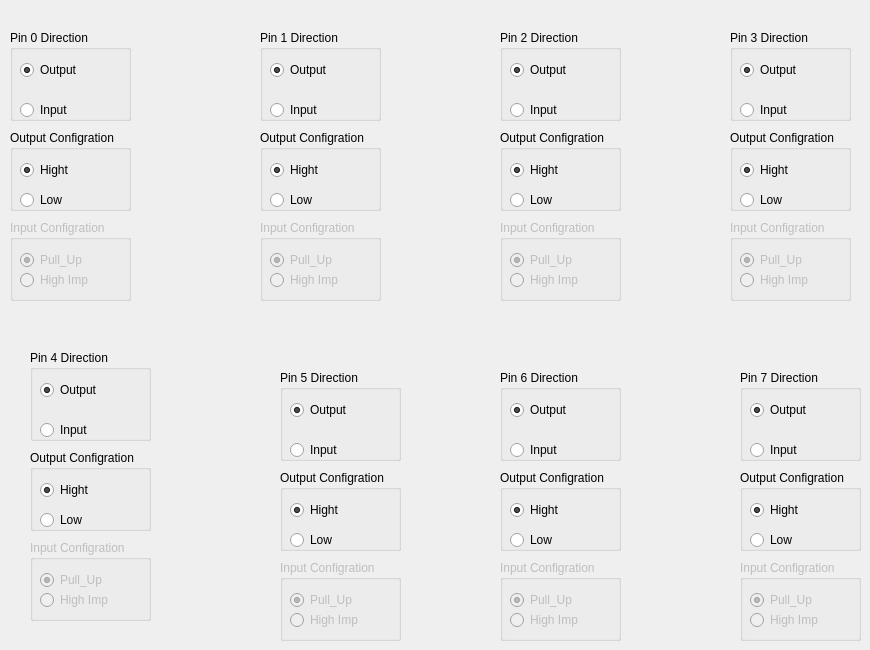
   <widget class="QWidget" name="PORTA">
    <attribute name="title">
     <string>PORTA</string>
    </attribute>
    <widget class="QGroupBox" name="Input_Group_A1">
     <property name="enabled">
      <bool>false</bool>
     </property>
     <property name="geometry">
      <rect>
       <x>260</x>
       <y>220</y>
       <width>121</width>
       <height>81</height>
      </rect>
     </property>
     <property name="title">
      <string>Input Configration</string>
     </property>
     <widget class="QRadioButton" name="Pull_Up_Radio_A1">
      <property name="enabled">
       <bool>false</bool>
      </property>
      <property name="geometry">
       <rect>
        <x>10</x>
        <y>30</y>
        <width>95</width>
        <height>20</height>
       </rect>
      </property>
      <property name="text">
       <string>Pull_Up</string>
      </property>
      <property name="checked">
       <bool>true</bool>
      </property>
      <property name="autoRepeat">
       <bool>false</bool>
      </property>
     </widget>
     <widget class="QRadioButton" name="High_Imp_Radio_A1">
      <property name="geometry">
       <rect>
        <x>10</x>
        <y>50</y>
        <width>95</width>
        <height>20</height>
       </rect>
      </property>
      <property name="text">
       <string>High Imp</string>
      </property>
     </widget>
    </widget>
    <widget class="QGroupBox" name="Output_Group_A3">
     <property name="geometry">
      <rect>
       <x>730</x>
       <y>130</y>
       <width>121</width>
       <height>81</height>
      </rect>
     </property>
     <property name="title">
      <string>Output Configration</string>
     </property>
     <widget class="QRadioButton" name="High_Radio_A3">
      <property name="geometry">
       <rect>
        <x>10</x>
        <y>30</y>
        <width>95</width>
        <height>20</height>
       </rect>
      </property>
      <property name="text">
       <string>Hight</string>
      </property>
      <property name="checked">
       <bool>true</bool>
      </property>
     </widget>
     <widget class="QRadioButton" name="Low_Radio_A3">
      <property name="geometry">
       <rect>
        <x>10</x>
        <y>60</y>
        <width>95</width>
        <height>20</height>
       </rect>
      </property>
      <property name="text">
       <string>Low</string>
      </property>
     </widget>
    </widget>
    <widget class="QGroupBox" name="Pin_0_Group_A3">
     <property name="geometry">
      <rect>
       <x>730</x>
       <y>30</y>
       <width>121</width>
       <height>91</height>
      </rect>
     </property>
     <property name="title">
      <string>Pin 3 Direction</string>
     </property>
     <widget class="QRadioButton" name="Output_Radio_A3">
      <property name="geometry">
       <rect>
        <x>10</x>
        <y>30</y>
        <width>95</width>
        <height>20</height>
       </rect>
      </property>
      <property name="text">
       <string>Output</string>
      </property>
      <property name="checked">
       <bool>true</bool>
      </property>
     </widget>
     <widget class="QRadioButton" name="Input_Radio_A3">
      <property name="geometry">
       <rect>
        <x>10</x>
        <y>70</y>
        <width>95</width>
        <height>20</height>
       </rect>
      </property>
      <property name="text">
       <string>Input</string>
      </property>
      <property name="checked">
       <bool>false</bool>
      </property>
     </widget>
    </widget>
    <widget class="QGroupBox" name="Output_Group_A0">
     <property name="geometry">
      <rect>
       <x>10</x>
       <y>130</y>
       <width>121</width>
       <height>81</height>
      </rect>
     </property>
     <property name="title">
      <string>Output Configration</string>
     </property>
     <widget class="QRadioButton" name="High_Radio_A0">
      <property name="geometry">
       <rect>
        <x>10</x>
        <y>30</y>
        <width>95</width>
        <height>20</height>
       </rect>
      </property>
      <property name="text">
       <string>Hight</string>
      </property>
      <property name="checked">
       <bool>true</bool>
      </property>
     </widget>
     <widget class="QRadioButton" name="Low_Radio_A0">
      <property name="geometry">
       <rect>
        <x>10</x>
        <y>60</y>
        <width>95</width>
        <height>20</height>
       </rect>
      </property>
      <property name="text">
       <string>Low</string>
      </property>
     </widget>
    </widget>
    <widget class="QGroupBox" name="Input_Group_A4">
     <property name="enabled">
      <bool>false</bool>
     </property>
     <property name="geometry">
      <rect>
       <x>30</x>
       <y>540</y>
       <width>121</width>
       <height>81</height>
      </rect>
     </property>
     <property name="title">
      <string>Input Configration</string>
     </property>
     <widget class="QRadioButton" name="Pull_Up_Radio_A4">
      <property name="enabled">
       <bool>false</bool>
      </property>
      <property name="geometry">
       <rect>
        <x>10</x>
        <y>30</y>
        <width>95</width>
        <height>20</height>
       </rect>
      </property>
      <property name="text">
       <string>Pull_Up</string>
      </property>
      <property name="checked">
       <bool>true</bool>
      </property>
      <property name="autoRepeat">
       <bool>false</bool>
      </property>
     </widget>
     <widget class="QRadioButton" name="High_Imp_Radio_A4">
      <property name="geometry">
       <rect>
        <x>10</x>
        <y>50</y>
        <width>95</width>
        <height>20</height>
       </rect>
      </property>
      <property name="text">
       <string>High Imp</string>
      </property>
     </widget>
    </widget>
    <widget class="QGroupBox" name="Pin_0_Group_A1">
     <property name="geometry">
      <rect>
       <x>260</x>
       <y>30</y>
       <width>121</width>
       <height>91</height>
      </rect>
     </property>
     <property name="title">
      <string>Pin 1 Direction</string>
     </property>
     <widget class="QRadioButton" name="Output_Radio_A1">
      <property name="geometry">
       <rect>
        <x>10</x>
        <y>30</y>
        <width>95</width>
        <height>20</height>
       </rect>
      </property>
      <property name="text">
       <string>Output</string>
      </property>
      <property name="checked">
       <bool>true</bool>
      </property>
     </widget>
     <widget class="QRadioButton" name="Input_Radio_A1">
      <property name="geometry">
       <rect>
        <x>10</x>
        <y>70</y>
        <width>95</width>
        <height>20</height>
       </rect>
      </property>
      <property name="text">
       <string>Input</string>
      </property>
      <property name="checked">
       <bool>false</bool>
      </property>
     </widget>
    </widget>
    <widget class="QGroupBox" name="Pin_0_Group_A5">
     <property name="geometry">
      <rect>
       <x>280</x>
       <y>370</y>
       <width>121</width>
       <height>91</height>
      </rect>
     </property>
     <property name="title">
      <string>Pin 5 Direction</string>
     </property>
     <widget class="QRadioButton" name="Output_Radio_A5">
      <property name="geometry">
       <rect>
        <x>10</x>
        <y>30</y>
        <width>95</width>
        <height>20</height>
       </rect>
      </property>
      <property name="text">
       <string>Output</string>
      </property>
      <property name="checked">
       <bool>true</bool>
      </property>
     </widget>
     <widget class="QRadioButton" name="Input_Radio_A5">
      <property name="geometry">
       <rect>
        <x>10</x>
        <y>70</y>
        <width>95</width>
        <height>20</height>
       </rect>
      </property>
      <property name="text">
       <string>Input</string>
      </property>
      <property name="checked">
       <bool>false</bool>
      </property>
     </widget>
    </widget>
    <widget class="QGroupBox" name="Input_Group_A7">
     <property name="enabled">
      <bool>false</bool>
     </property>
     <property name="geometry">
      <rect>
       <x>740</x>
       <y>560</y>
       <width>121</width>
       <height>81</height>
      </rect>
     </property>
     <property name="title">
      <string>Input Configration</string>
     </property>
     <widget class="QRadioButton" name="Pull_Up_Radio_A7">
      <property name="enabled">
       <bool>false</bool>
      </property>
      <property name="geometry">
       <rect>
        <x>10</x>
        <y>30</y>
        <width>95</width>
        <height>20</height>
       </rect>
      </property>
      <property name="text">
       <string>Pull_Up</string>
      </property>
      <property name="checked">
       <bool>true</bool>
      </property>
      <property name="autoRepeat">
       <bool>false</bool>
      </property>
     </widget>
     <widget class="QRadioButton" name="High_Imp_Radio_A7">
      <property name="geometry">
       <rect>
        <x>10</x>
        <y>50</y>
        <width>95</width>
        <height>20</height>
       </rect>
      </property>
      <property name="text">
       <string>High Imp</string>
      </property>
     </widget>
    </widget>
    <widget class="QGroupBox" name="Input_Group_A3">
     <property name="enabled">
      <bool>false</bool>
     </property>
     <property name="geometry">
      <rect>
       <x>730</x>
       <y>220</y>
       <width>121</width>
       <height>81</height>
      </rect>
     </property>
     <property name="title">
      <string>Input Configration</string>
     </property>
     <widget class="QRadioButton" name="Pull_Up_Radio_A3">
      <property name="enabled">
       <bool>false</bool>
      </property>
      <property name="geometry">
       <rect>
        <x>10</x>
        <y>30</y>
        <width>95</width>
        <height>20</height>
       </rect>
      </property>
      <property name="text">
       <string>Pull_Up</string>
      </property>
      <property name="checked">
       <bool>true</bool>
      </property>
      <property name="autoRepeat">
       <bool>false</bool>
      </property>
     </widget>
     <widget class="QRadioButton" name="High_Imp_Radio_A3">
      <property name="geometry">
       <rect>
        <x>10</x>
        <y>50</y>
        <width>95</width>
        <height>20</height>
       </rect>
      </property>
      <property name="text">
       <string>High Imp</string>
      </property>
     </widget>
    </widget>
    <widget class="QGroupBox" name="Input_Group_A6">
     <property name="enabled">
      <bool>false</bool>
     </property>
     <property name="geometry">
      <rect>
       <x>500</x>
       <y>560</y>
       <width>121</width>
       <height>81</height>
      </rect>
     </property>
     <property name="title">
      <string>Input Configration</string>
     </property>
     <widget class="QRadioButton" name="Pull_Up_Radio_A6">
      <property name="enabled">
       <bool>false</bool>
      </property>
      <property name="geometry">
       <rect>
        <x>10</x>
        <y>30</y>
        <width>95</width>
        <height>20</height>
       </rect>
      </property>
      <property name="text">
       <string>Pull_Up</string>
      </property>
      <property name="checked">
       <bool>true</bool>
      </property>
      <property name="autoRepeat">
       <bool>false</bool>
      </property>
     </widget>
     <widget class="QRadioButton" name="High_Imp_Radio_A6">
      <property name="geometry">
       <rect>
        <x>10</x>
        <y>50</y>
        <width>95</width>
        <height>20</height>
       </rect>
      </property>
      <property name="text">
       <string>High Imp</string>
      </property>
     </widget>
    </widget>
    <widget class="QGroupBox" name="Output_Group_A5">
     <property name="geometry">
      <rect>
       <x>280</x>
       <y>470</y>
       <width>121</width>
       <height>81</height>
      </rect>
     </property>
     <property name="title">
      <string>Output Configration</string>
     </property>
     <widget class="QRadioButton" name="High_Radio_A5">
      <property name="geometry">
       <rect>
        <x>10</x>
        <y>30</y>
        <width>95</width>
        <height>20</height>
       </rect>
      </property>
      <property name="text">
       <string>Hight</string>
      </property>
      <property name="checked">
       <bool>true</bool>
      </property>
     </widget>
     <widget class="QRadioButton" name="Low_Radio_A5">
      <property name="geometry">
       <rect>
        <x>10</x>
        <y>60</y>
        <width>95</width>
        <height>20</height>
       </rect>
      </property>
      <property name="text">
       <string>Low</string>
      </property>
     </widget>
    </widget>
    <widget class="QGroupBox" name="Pin_0_Group_A0">
     <property name="geometry">
      <rect>
       <x>10</x>
       <y>30</y>
       <width>121</width>
       <height>91</height>
      </rect>
     </property>
     <property name="title">
      <string>Pin 0 Direction</string>
     </property>
     <widget class="QRadioButton" name="Output_Radio_A0">
      <property name="geometry">
       <rect>
        <x>10</x>
        <y>30</y>
        <width>95</width>
        <height>20</height>
       </rect>
      </property>
      <property name="text">
       <string>Output</string>
      </property>
      <property name="checked">
       <bool>true</bool>
      </property>
     </widget>
     <widget class="QRadioButton" name="Input_Radio_A0">
      <property name="geometry">
       <rect>
        <x>10</x>
        <y>70</y>
        <width>95</width>
        <height>20</height>
       </rect>
      </property>
      <property name="text">
       <string>Input</string>
      </property>
      <property name="checked">
       <bool>false</bool>
      </property>
     </widget>
    </widget>
    <widget class="QGroupBox" name="Pin_0_Group_A2">
     <property name="geometry">
      <rect>
       <x>500</x>
       <y>30</y>
       <width>121</width>
       <height>91</height>
      </rect>
     </property>
     <property name="title">
      <string>Pin 2 Direction</string>
     </property>
     <widget class="QRadioButton" name="Output_Radio_A2">
      <property name="geometry">
       <rect>
        <x>10</x>
        <y>30</y>
        <width>95</width>
        <height>20</height>
       </rect>
      </property>
      <property name="text">
       <string>Output</string>
      </property>
      <property name="checked">
       <bool>true</bool>
      </property>
     </widget>
     <widget class="QRadioButton" name="Input_Radio_A2">
      <property name="geometry">
       <rect>
        <x>10</x>
        <y>70</y>
        <width>95</width>
        <height>20</height>
       </rect>
      </property>
      <property name="text">
       <string>Input</string>
      </property>
      <property name="checked">
       <bool>false</bool>
      </property>
     </widget>
    </widget>
    <widget class="QGroupBox" name="Pin_0_Group_A6">
     <property name="geometry">
      <rect>
       <x>500</x>
       <y>370</y>
       <width>121</width>
       <height>91</height>
      </rect>
     </property>
     <property name="title">
      <string>Pin 6 Direction</string>
     </property>
     <widget class="QRadioButton" name="Output_Radio_A6">
      <property name="geometry">
       <rect>
        <x>10</x>
        <y>30</y>
        <width>95</width>
        <height>20</height>
       </rect>
      </property>
      <property name="text">
       <string>Output</string>
      </property>
      <property name="checked">
       <bool>true</bool>
      </property>
     </widget>
     <widget class="QRadioButton" name="Input_Radio_A6">
      <property name="geometry">
       <rect>
        <x>10</x>
        <y>70</y>
        <width>95</width>
        <height>20</height>
       </rect>
      </property>
      <property name="text">
       <string>Input</string>
      </property>
      <property name="checked">
       <bool>false</bool>
      </property>
     </widget>
    </widget>
    <widget class="QGroupBox" name="Input_Group_A2">
     <property name="enabled">
      <bool>false</bool>
     </property>
     <property name="geometry">
      <rect>
       <x>500</x>
       <y>220</y>
       <width>121</width>
       <height>81</height>
      </rect>
     </property>
     <property name="title">
      <string>Input Configration</string>
     </property>
     <widget class="QRadioButton" name="Pull_Up_Radio_A2">
      <property name="enabled">
       <bool>false</bool>
      </property>
      <property name="geometry">
       <rect>
        <x>10</x>
        <y>30</y>
        <width>95</width>
        <height>20</height>
       </rect>
      </property>
      <property name="text">
       <string>Pull_Up</string>
      </property>
      <property name="checked">
       <bool>true</bool>
      </property>
      <property name="autoRepeat">
       <bool>false</bool>
      </property>
     </widget>
     <widget class="QRadioButton" name="High_Imp_Radio_A2">
      <property name="geometry">
       <rect>
        <x>10</x>
        <y>50</y>
        <width>95</width>
        <height>20</height>
       </rect>
      </property>
      <property name="text">
       <string>High Imp</string>
      </property>
     </widget>
    </widget>
    <widget class="QGroupBox" name="Output_Group_A2">
     <property name="geometry">
      <rect>
       <x>500</x>
       <y>130</y>
       <width>121</width>
       <height>81</height>
      </rect>
     </property>
     <property name="title">
      <string>Output Configration</string>
     </property>
     <widget class="QRadioButton" name="High_Radio_A2">
      <property name="geometry">
       <rect>
        <x>10</x>
        <y>30</y>
        <width>95</width>
        <height>20</height>
       </rect>
      </property>
      <property name="text">
       <string>Hight</string>
      </property>
      <property name="checked">
       <bool>true</bool>
      </property>
     </widget>
     <widget class="QRadioButton" name="Low_Radio_A2">
      <property name="geometry">
       <rect>
        <x>10</x>
        <y>60</y>
        <width>95</width>
        <height>20</height>
       </rect>
      </property>
      <property name="text">
       <string>Low</string>
      </property>
     </widget>
    </widget>
    <widget class="QGroupBox" name="Output_Group_A4">
     <property name="geometry">
      <rect>
       <x>30</x>
       <y>450</y>
       <width>121</width>
       <height>81</height>
      </rect>
     </property>
     <property name="title">
      <string>Output Configration</string>
     </property>
     <widget class="QRadioButton" name="High_Radio_A4">
      <property name="geometry">
       <rect>
        <x>10</x>
        <y>30</y>
        <width>95</width>
        <height>20</height>
       </rect>
      </property>
      <property name="text">
       <string>Hight</string>
      </property>
      <property name="checked">
       <bool>true</bool>
      </property>
     </widget>
     <widget class="QRadioButton" name="Low_Radio_A4">
      <property name="geometry">
       <rect>
        <x>10</x>
        <y>60</y>
        <width>95</width>
        <height>20</height>
       </rect>
      </property>
      <property name="text">
       <string>Low</string>
      </property>
     </widget>
    </widget>
    <widget class="QGroupBox" name="Input_Group_A5">
     <property name="enabled">
      <bool>false</bool>
     </property>
     <property name="geometry">
      <rect>
       <x>280</x>
       <y>560</y>
       <width>121</width>
       <height>81</height>
      </rect>
     </property>
     <property name="title">
      <string>Input Configration</string>
     </property>
     <widget class="QRadioButton" name="Pull_Up_Radio_A5">
      <property name="enabled">
       <bool>false</bool>
      </property>
      <property name="geometry">
       <rect>
        <x>10</x>
        <y>30</y>
        <width>95</width>
        <height>20</height>
       </rect>
      </property>
      <property name="text">
       <string>Pull_Up</string>
      </property>
      <property name="checked">
       <bool>true</bool>
      </property>
      <property name="autoRepeat">
       <bool>false</bool>
      </property>
     </widget>
     <widget class="QRadioButton" name="High_Imp_Radio_A5">
      <property name="geometry">
       <rect>
        <x>10</x>
        <y>50</y>
        <width>95</width>
        <height>20</height>
       </rect>
      </property>
      <property name="text">
       <string>High Imp</string>
      </property>
     </widget>
    </widget>
    <widget class="QGroupBox" name="Output_Group_A1">
     <property name="geometry">
      <rect>
       <x>260</x>
       <y>130</y>
       <width>121</width>
       <height>81</height>
      </rect>
     </property>
     <property name="title">
      <string>Output Configration</string>
     </property>
     <widget class="QRadioButton" name="High_Radio_A1">
      <property name="geometry">
       <rect>
        <x>10</x>
        <y>30</y>
        <width>95</width>
        <height>20</height>
       </rect>
      </property>
      <property name="text">
       <string>Hight</string>
      </property>
      <property name="checked">
       <bool>true</bool>
      </property>
     </widget>
     <widget class="QRadioButton" name="Low_Radio_A1">
      <property name="geometry">
       <rect>
        <x>10</x>
        <y>60</y>
        <width>95</width>
        <height>20</height>
       </rect>
      </property>
      <property name="text">
       <string>Low</string>
      </property>
     </widget>
    </widget>
    <widget class="QGroupBox" name="Pin_0_Group_A7">
     <property name="geometry">
      <rect>
       <x>740</x>
       <y>370</y>
       <width>121</width>
       <height>91</height>
      </rect>
     </property>
     <property name="title">
      <string>Pin 7 Direction</string>
     </property>
     <widget class="QRadioButton" name="Output_Radio_A7">
      <property name="geometry">
       <rect>
        <x>10</x>
        <y>30</y>
        <width>95</width>
        <height>20</height>
       </rect>
      </property>
      <property name="text">
       <string>Output</string>
      </property>
      <property name="checked">
       <bool>true</bool>
      </property>
     </widget>
     <widget class="QRadioButton" name="Input_Radio_A7">
      <property name="geometry">
       <rect>
        <x>10</x>
        <y>70</y>
        <width>95</width>
        <height>20</height>
       </rect>
      </property>
      <property name="text">
       <string>Input</string>
      </property>
      <property name="checked">
       <bool>false</bool>
      </property>
     </widget>
    </widget>
    <widget class="QGroupBox" name="Output_Group_A6">
     <property name="geometry">
      <rect>
       <x>500</x>
       <y>470</y>
       <width>121</width>
       <height>81</height>
      </rect>
     </property>
     <property name="title">
      <string>Output Configration</string>
     </property>
     <widget class="QRadioButton" name="High_Radio_A6">
      <property name="geometry">
       <rect>
        <x>10</x>
        <y>30</y>
        <width>95</width>
        <height>20</height>
       </rect>
      </property>
      <property name="text">
       <string>Hight</string>
      </property>
      <property name="checked">
       <bool>true</bool>
      </property>
     </widget>
     <widget class="QRadioButton" name="Low_Radio_A6">
      <property name="geometry">
       <rect>
        <x>10</x>
        <y>60</y>
        <width>95</width>
        <height>20</height>
       </rect>
      </property>
      <property name="text">
       <string>Low</string>
      </property>
     </widget>
    </widget>
    <widget class="QGroupBox" name="Input_Group_A0">
     <property name="enabled">
      <bool>false</bool>
     </property>
     <property name="geometry">
      <rect>
       <x>10</x>
       <y>220</y>
       <width>121</width>
       <height>81</height>
      </rect>
     </property>
     <property name="title">
      <string>Input Configration</string>
     </property>
     <widget class="QRadioButton" name="Pull_Up_Radio_A0">
      <property name="enabled">
       <bool>false</bool>
      </property>
      <property name="geometry">
       <rect>
        <x>10</x>
        <y>30</y>
        <width>95</width>
        <height>20</height>
       </rect>
      </property>
      <property name="text">
       <string>Pull_Up</string>
      </property>
      <property name="checked">
       <bool>true</bool>
      </property>
      <property name="autoRepeat">
       <bool>false</bool>
      </property>
     </widget>
     <widget class="QRadioButton" name="High_Imp_Radio_A0">
      <property name="geometry">
       <rect>
        <x>10</x>
        <y>50</y>
        <width>95</width>
        <height>20</height>
       </rect>
      </property>
      <property name="text">
       <string>High Imp</string>
      </property>
     </widget>
    </widget>
    <widget class="QGroupBox" name="Pin_0_Group_A4">
     <property name="geometry">
      <rect>
       <x>30</x>
       <y>350</y>
       <width>121</width>
       <height>91</height>
      </rect>
     </property>
     <property name="title">
      <string>Pin 4 Direction</string>
     </property>
     <widget class="QRadioButton" name="Output_Radio_A4">
      <property name="geometry">
       <rect>
        <x>10</x>
        <y>30</y>
        <width>95</width>
        <height>20</height>
       </rect>
      </property>
      <property name="text">
       <string>Output</string>
      </property>
      <property name="checked">
       <bool>true</bool>
      </property>
     </widget>
     <widget class="QRadioButton" name="Input_Radio_A4">
      <property name="geometry">
       <rect>
        <x>10</x>
        <y>70</y>
        <width>95</width>
        <height>20</height>
       </rect>
      </property>
      <property name="text">
       <string>Input</string>
      </property>
      <property name="checked">
       <bool>false</bool>
      </property>
     </widget>
    </widget>
    <widget class="QGroupBox" name="Output_Group_A7">
     <property name="geometry">
      <rect>
       <x>740</x>
       <y>470</y>
       <width>121</width>
       <height>81</height>
      </rect>
     </property>
     <property name="title">
      <string>Output Configration</string>
     </property>
     <widget class="QRadioButton" name="High_Radio_A7">
      <property name="geometry">
       <rect>
        <x>10</x>
        <y>30</y>
        <width>95</width>
        <height>20</height>
       </rect>
      </property>
      <property name="text">
       <string>Hight</string>
      </property>
      <property name="checked">
       <bool>true</bool>
      </property>
     </widget>
     <widget class="QRadioButton" name="Low_Radio_A7">
      <property name="geometry">
       <rect>
        <x>10</x>
        <y>60</y>
        <width>95</width>
        <height>20</height>
       </rect>
      </property>
      <property name="text">
       <string>Low</string>
      </property>
     </widget>
    </widget>
   </widget>
